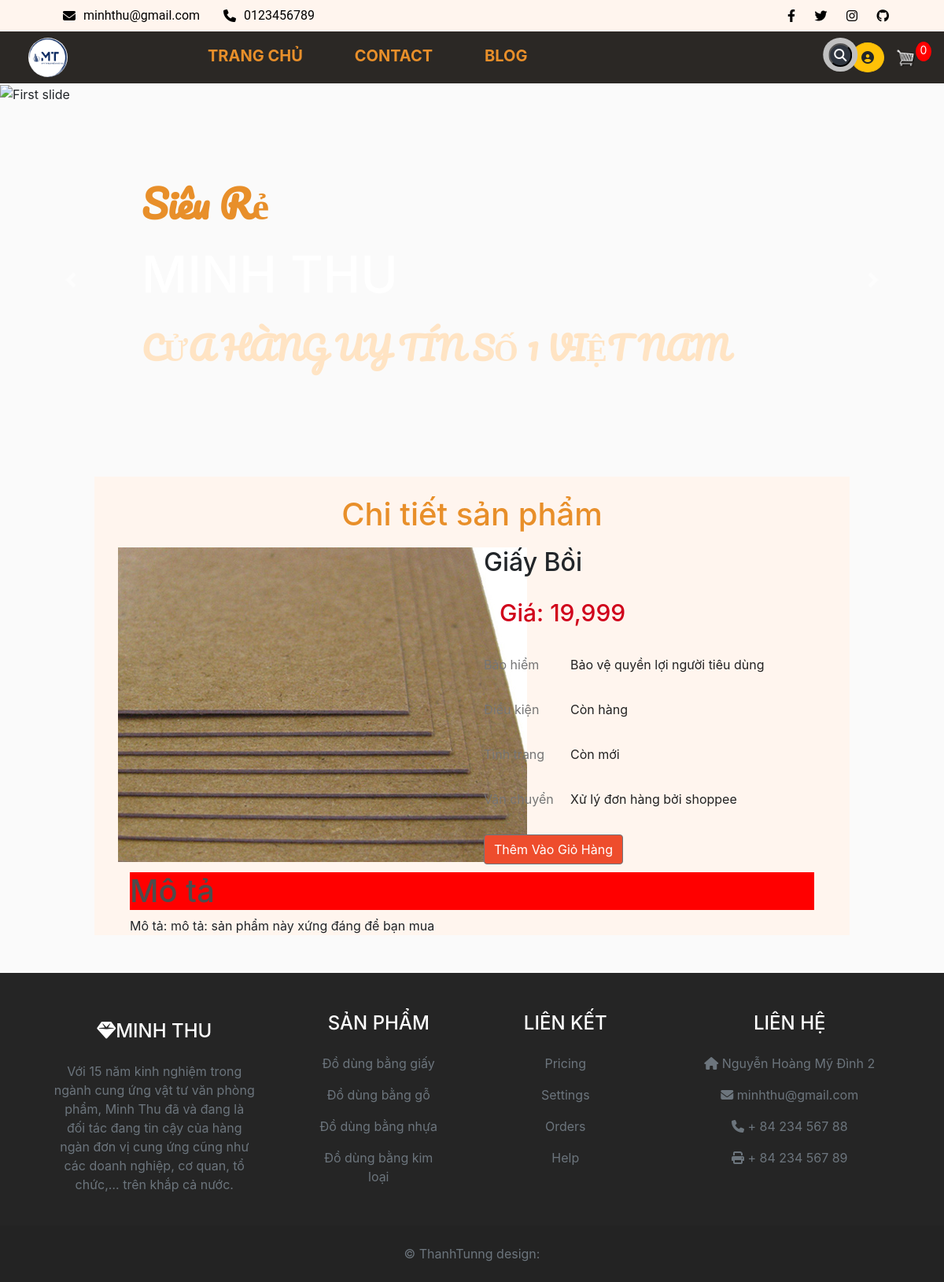
/product/1/, run on the app's committed database.
### store/models.py (models this page shows, shortened)
class Product(models.Model):
    name = models.CharField(max_length= 200, null= True)
    price = models.FloatField()
    category = models.ForeignKey(Category, null= True, on_delete=models.SET_NULL, blank= True)
    digital = models.BooleanField(default= False, null = True, blank= False)
    description = models.TextField(null=True, blank=True)
    image = models.ImageField(null=True, blank= True)

### store/views.py (the view)
# urls.py: path('product/<int:pk>/', views.detail, name='detail'),
def detail(request, pk):
    data = cartData(request)
    cartItems = data['cartItems']
    order = data['order']
    items = data['items']
    product = get_object_or_404(Product, pk=pk)
    context = {'items': items, 'order': order, 'cartItems': cartItems, 'product': product}
    return render(request, 'store/detail.html', context)

### store/utils.py (called while the page is built, shortened)
def cookieCart(request):
    try:
            cart = json.loads(request.COOKIES['cart'])
    except:
        cart = {}
    print('Cart:', cart)
    items = []
    order = {'get_cart_items':0, 'get_cart_total':0,'shipping': False}
    cartItems = order['get_cart_items']
    return {'cartItems': cartItems, 'order':order, 'items': items}

def cartData(request):
    if request.user.is_authenticated:#kiem tra xem nguoi dung da dang nhap vao trang web hay chua
        customer = request.user.customer#truy xuat doi tuong khach hang duoc lien ket voi nguoi dung
        order, created = Order.objects.get_or_create(customer = customer, complete = False)
        items = order.orderitem_set.all()
        cartItems = order.get_cart_items
    else:
        cookieData = cookieCart(request)
        cartItems = cookieData['cartItems']
        order = cookieData['order']
        items = cookieData['items']
    return {'cartItems': cartItems, 'order':order, 'items': items}

### store/templates/store/detail.html
{% extends 'store/main.html' %}
{% load static %}
{% load humanize %}
{% block content %}
<h1 style = "text-align: center; color: #E88F2A">Chi tiết sản phẩm</h1>
<div class = "row">
  <div class = "col-lg-6 mx-auto">
    <img src="{{ product.image.url }}" alt="{{ product.name }}" class="product-img">
  </div>
  <div class = "col-lg-6 mx-auto">
    <div>
      <h2>{{ product.name }}</h2>
    </div>
    <div style = "padding: 15px 20px;display: flex;">
      <p style = "color: #d0011b;font-weight: 500;  font-size: 1.875rem">Giá: {{ product.price|floatformat|intcomma}}</p>
    </div>
    <div class="flex" style="display: flex; padding-bottom:25px">
      <label style="color: #757575; width: 110px">Bảo hiểm</label>
      <div class = "flex item-center">
        <div style="color: #222">Bảo vệ quyền lợi người tiêu dùng</div>
      </div>
    </div>
    <div class="flex" style="display: flex; padding-bottom:25px">
      <label style="color: #757575; width: 110px">Điều kiện</label>
      <div class = "flex item-center">
        <div style="color: #222">Còn hàng</div>
      </div>
    </div>
    <div class="flex" style="display: flex; padding-bottom:25px">
      <label style="color: #757575; width: 110px">Tình trạng</label>
      <div class = "flex item-center">
        <div style="color: #222">Còn mới</div>
      </div>
    </div>
    <div class="flex" style="display: flex; padding-bottom:25px">
      <label style="color: #757575; width: 110px">Vận chuyển</label>
      <div class = "flex item-center">
        <div style="color: #222">Xử lý đơn hàng bởi shoppee</div>
      </div>
    </div>
    <button style="background: #ee4d2d; color: white" data-product="{{product.id}}" data-action="add" class="btn search-button btn-outline-secondary add-btn update-cart">Thêm Vào Giỏ Hàng </button>
  </div>
</div>
<div class="col-lg-12" >
  <div style = "background-color: red">
    <h1>Mô tả</h1>
  </div>
  <div>
    <p>Mô tả: {{ product.description }}</p>
  </div>
</div>
{% endblock content %}

### static/css/main.css (style rules this page uses)
body { background-color: hsl(0, 0%, 98%); }
h1, h3, h4, h5, h6 { color: hsl(0, 0%, 30%); }
.col-lg-4, .col-lg-6, .col-lg-8, .col-lg-12 { margin-top: 10px; }

### data on the page
Product: image (picture), name "Giấy Bồi", price "19,999", description "mô tả: sản phẩm này xứng đáng để bạn mua"

### other printed values
{{ cartItems }} "0"
